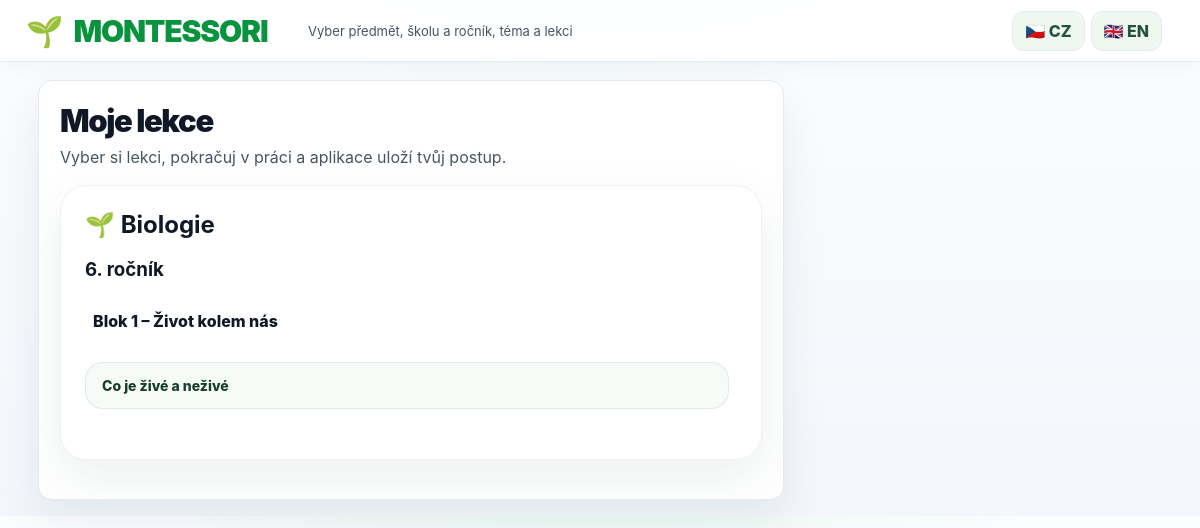
The page /dashboard (signed in) on the database as committed earlier.
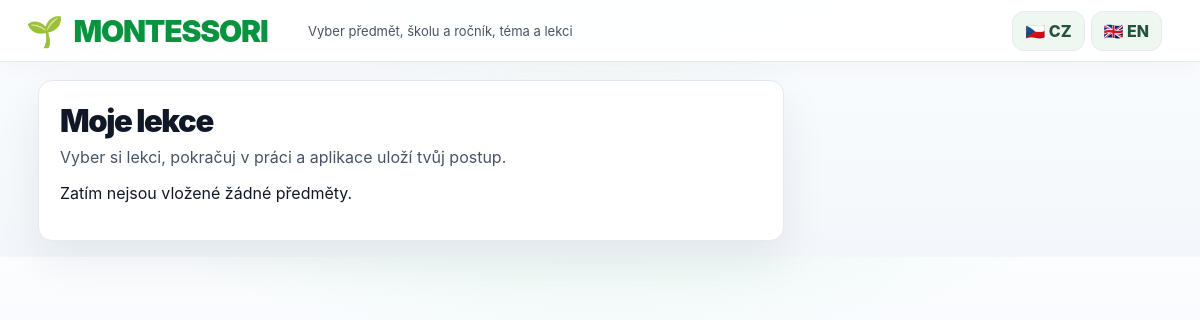
The same page on the database as committed later.
### app.py (models this page shows)
class Subject(db.Model):
    id = db.Column(db.Integer, primary_key=True)
    name = db.Column(db.String(120), nullable=False)
    icon = db.Column(db.String(20), default='🌱')

class Grade(db.Model):
    id = db.Column(db.Integer, primary_key=True)
    subject_id = db.Column(db.Integer, db.ForeignKey('subject.id'), nullable=False)
    name = db.Column(db.String(60), nullable=False)
    subject = db.relationship('Subject', backref='grades')

class Block(db.Model):
    id = db.Column(db.Integer, primary_key=True)
    grade_id = db.Column(db.Integer, db.ForeignKey('grade.id'), nullable=False)
    title = db.Column(db.String(160), nullable=False)
    order = db.Column(db.Integer, default=1)
    grade = db.relationship('Grade', backref='blocks')

class Lesson(db.Model):
    id = db.Column(db.Integer, primary_key=True)
    block_id = db.Column(db.Integer, db.ForeignKey('block.id'), nullable=False)
    title = db.Column(db.String(200), nullable=False)
    title_en = db.Column(db.String(200), default='')
    tip = db.Column(db.Text, default='')
    tip_en = db.Column(db.Text, default='')
    hero_image = db.Column(db.String(255), default='')
    hero_image_en = db.Column(db.String(255), default='')
    order = db.Column(db.Integer, default=1)
    is_published = db.Column(db.Boolean, default=True)
    block = db.relationship('Block', backref='lessons')

### app.py (the view)
@app.route('/dashboard')
def dashboard():
    r = require_login()
    if r: return r
    subjects = Subject.query.order_by(Subject.name).all()
    lessons = [lesson_to_dict(l) for l in visible_lessons()]
    return render_template('dashboard.html', course=course_from_lesson(None), subjects=subjects, lessons=lessons, lesson=None)

### app.py (called while the page is built)
def current_lang():
    lang = session.get('lang', 'cs')
    return lang if lang in ('cs','en') else 'cs'

def tr(value):
    if value is None: return ''
    return I18N.get(current_lang(), {}).get(str(value), str(value))

def current_user():
    uid = session.get('uid')
    return db.session.get(User, uid) if uid else None

def require_login():
    if not current_user(): return redirect(url_for('login'))

def q_to_dict(q):
    try:
        options = json.loads(q.options_json or '[]')
    except Exception:
        options = []
    d = {'id': q.id, 'type': q.qtype, 'question': q.question, 'options': options, 'hint': q.hint}
    if q.qtype in ['choice','image_choice']:
        d['correct'] = json.loads(q.correct_json or '0')
        if q.qtype == 'image_choice':
            d['images'] = options
            d['labels'] = [''] * len(options)
    else:
        d['roots'] = json.loads(q.roots_json or '[]')
        d['image'] = options.get('image','') if isinstance(options, dict) else ''
    return d

def visible_lessons():
    return Lesson.query.filter_by(is_published=True).join(Block).join(Grade).join(Subject).order_by(Subject.name, Grade.name, Block.order, Lesson.order).all()

### templates/dashboard.html (shortened to what this page needs)
{% extends 'base.html' %}
{% block content %}
<div class="layout dashboard-layout">
  <main class="main-card">
    <div class="title-row">
      <div>
        <h1>Moje lekce</h1>
        <p>{% if user.role=='teacher' %}Vyber předmět, ročník, blok a lekci. Dokud nic nevytvoříš, nic se studentům neukazuje.{% else %}Vyber si lekci, pokračuj v práci a aplikace uloží tvůj postup.{% endif %}</p>
      </div>
    </div>
    {% if subjects %}
      {% for s in subjects %}
      <section class="course-card">
        <h2>{{ s.icon }} {{ s.name }}</h2>
        {% for g in s.grades %}
          <h3>{{ g.name }}</h3>
          {% for b in g.blocks|sort(attribute='order') %}
            <div class="block-title wide">{{ b.title }}</div>
            <div class="lesson-list">
              {% for l in b.lessons|sort(attribute='order') %}
                {% if user.role == 'teacher' or l.is_published %}
                  {% if user.role == 'teacher' %}
                    <div class="teacher-lesson-row {% if not l.is_published %}archived{% endif %}">
                      <a class="lesson-row big" href="{{ url_for('lesson', lesson_id=l.id) }}">
                        {{ l.title }}
                        {% if not l.is_published %}<span class="badge-muted">Archivováno</span>{% endif %}
                      </a>
                      <div class="row-actions">
                        <a class="link-button" href="{{ url_for('edit_lesson', lesson_id=l.id) }}">✏️ Upravit</a>
                        {% if l.is_published %}
                          <form method="post" action="{{ url_for('archive_lesson', lesson_id=l.id) }}" onsubmit="return confirm('Archivovat lekci {{ l.title }}? Studentům se přestane zobrazovat, ale výsledky zůstanou uložené.');">
                            <button class="link-button" type="submit">📦 Archivovat</button>
                          </form>
                        {% else %}
                          <form method="post" action="{{ url_for('restore_lesson', lesson_id=l.id) }}">
                            <button class="link-button" type="submit">↩️ Obnovit</button>
                          </form>
                        {% endif %}
                        <form method="post" action="{{ url_for('delete_lesson', lesson_id=l.id) }}" onsubmit="return confirm('Opravdu TRVALE smazat lekci {{ l.title }}? Smažou se i navázané otázky a výsledky této lekce.');">
                          <button class="link-button danger" type="submit">🗑️ Smazat</button>
                        </form>
                      </div>
                    </div>
                  {% else %}
                    <a class="lesson-row big" href="{{ url_for('lesson', lesson_id=l.id) }}">{{ l.title }}</a>
                  {% endif %}
                {% endif %}
              {% endfor %}
            </div>
          {% endfor %}
        {% endfor %}
      </section>
      {% endfor %}
    {% else %}
      <p>Zatím nejsou vložené žádné předměty.</p>
    {% endif %}
  </main>
</div>
{% endblock %}

Rows that differ between the two databases and show on the page:
removed Subject: icon "🌱", name "Biologie"
removed Grade: name "6. ročník"
removed Block: title "Blok 1 – Život kolem nás"
removed Lesson: title "Co je živé a neživé"
Other text that changed with them:
text now shown: "Zatím nejsou vložené žádné předměty."
